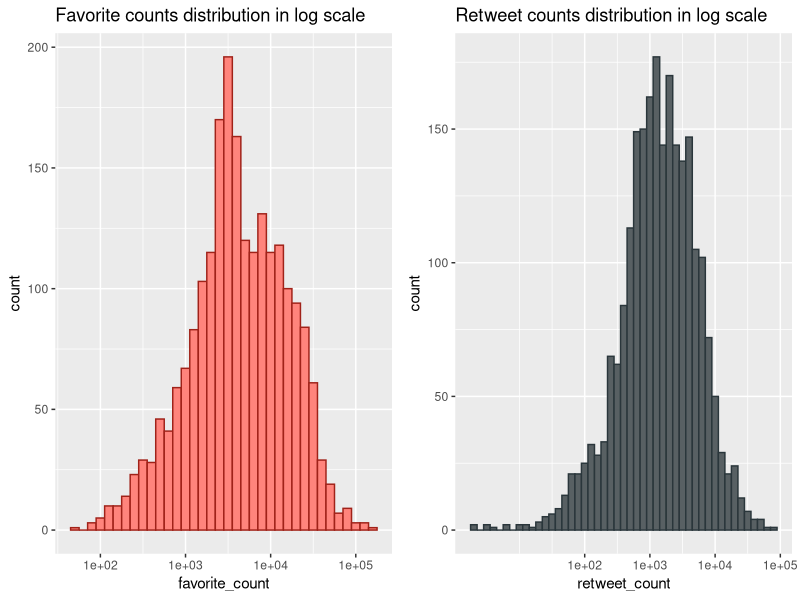
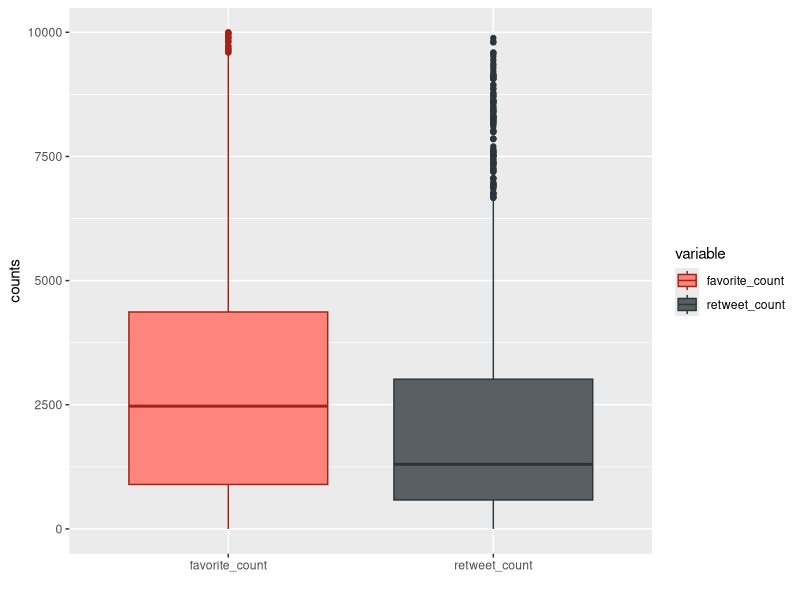
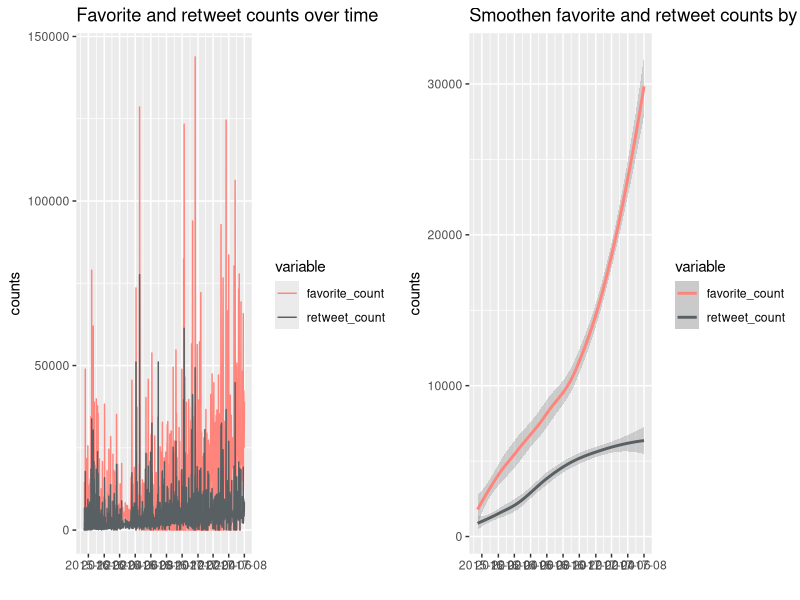
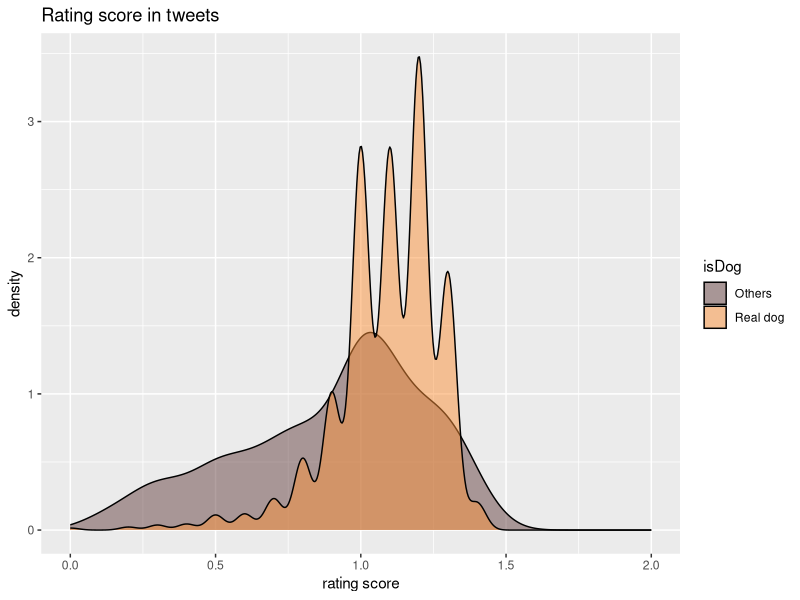
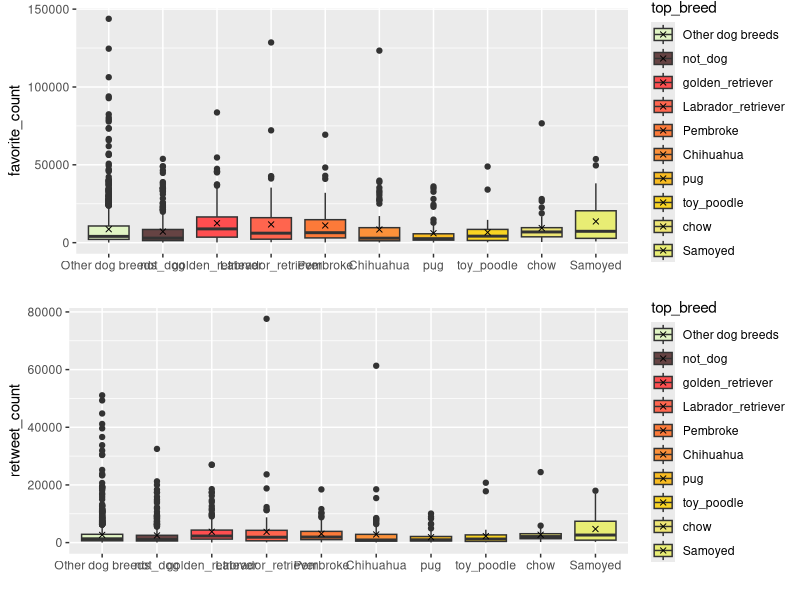

Recreate these plots in R, in order.
## ---- chunk 1
knitr::opts_chunk$set(echo = TRUE)
setwd('/Users/Rebecca/Documents/Study/Udacity_DAND/projects/project_3/tweet_data_wrangling')
library(ggplot2)
library(gridExtra)
library(dplyr)
library(reshape2)
library(GGally)
library(RColorBrewer)
## ---- chunk 2
tweet_df <- read.csv('twitter_archive_master.csv')
dog_df <- read.csv('dog_inforamtion_master.csv')
## ---- chunk 3
# select favorite_count and retweet_count and transform 'timestamp' to datetime type 
audience_size = tweet_df[c('timestamp', 'favorite_count', 'retweet_count')]
audience_size$timestamp = as.Date(strptime(as.character(audience_size$timestamp), format = '%Y-%m-%d %H:%M:%S'))
audience_size_long = melt(audience_size, id = 'timestamp')
popular_dog = merge(tweet_df[c('tweet_id', 'favorite_count', 'retweet_count')], dog_df[c('tweet_id', 'top_breed')], by = 'tweet_id')
popular_dog$top_breed = factor(popular_dog$top_breed, levels = c("Other dog breeds", "not_dog", "golden_retriever", "Labrador_retriever", "Pembroke", "Chihuahua", "pug", "toy_poodle" , 'chow', "Samoyed"))
## ---- chunk 4
p1 <- ggplot(aes(x = favorite_count), data = audience_size) +
  geom_histogram(fill = '#FF847C', color = '#a02219', binwidth = 0.1) +
  scale_x_log10(breaks = c(100,1000,10000,100000)) +
  ggtitle('Favorite counts distribution in log scale')
p2 <- ggplot(aes(x = retweet_count), data = tweet_df) +
  geom_histogram(fill = '#586063', color = '#2A363B', binwidth = 0.1) +
  scale_x_log10(breaks = c(100,1000,10000,100000)) +
  ggtitle('Retweet counts distribution in log scale') 
grid.arrange(p1, p2, ncol = 2)
## ---- chunk 5
cleaned_audience_size_long = subset(audience_size_long, audience_size_long$value < 10000)
ggplot(aes(x = variable, y = value, fill = variable, color = variable), data = cleaned_audience_size_long) +
  geom_boxplot() +
  scale_fill_manual(values = c('#FF847C', '#586063')) +
  scale_color_manual(values = c('#a02219', '#2A363B'))+
  xlab('') +
  ylab('counts')

## ---- chunk 6
summary(audience_size)
## ---- chunk 7
p1 <- ggplot(aes(x = timestamp, y = value, color = variable), data = audience_size_long) +
  geom_line() +
  scale_color_manual(values = c('#FF847C', '#586063')) +
  scale_x_date(date_breaks = '2 month', date_labels = '%Y-%m') + 
  ggtitle('Favorite and retweet counts over time') +
  xlab('') +
  ylab('counts')
p2 <- ggplot(aes(x = timestamp, y = value, color = variable), data = audience_size_long) +
  geom_smooth(method = 'loess') +
  scale_color_manual(values = c('#FF847C', '#586063')) +
  scale_x_date(date_breaks = '2 month', date_labels = '%Y-%m') + 
  ggtitle('Smoothen favorite and retweet counts by LOESS') +
  xlab('') +
  ylab('counts')
grid.arrange(p1, p2, ncol = 2)
## ---- chunk 8
ggplot(aes(x = rating_value, fill = isDog), data = dog_df) +
    geom_density(alpha = 0.5, color = 'black') +
    xlim(0,2) + 
    scale_fill_manual(values = c('#664343','#FC913A')) +
    ggtitle('Rating score in tweets') +
    xlab('rating score')
## ---- chunk 9
p1 <- ggplot(aes(x = top_breed, y = favorite_count, fill = top_breed), data = popular_dog) +
  geom_boxplot() +
  stat_summary(geom = 'point', shape = 4, fun.y = mean) + 
  scale_fill_manual(values = c('#E1F5C4', '#664343', '#FF4E50', '#ff654e', '#fc7a39', '#FC913A', '#f9bc22', '#f9d423',
          '#EDE574', '#e8ed74')) +
  xlab('')
p2 <- ggplot(aes(x = top_breed, y = retweet_count, fill = top_breed), data = popular_dog) +
  geom_boxplot() +
  stat_summary(geom = 'point', shape = 4, fun.y = mean) +
  scale_fill_manual(values = c('#E1F5C4', '#664343', '#FF4E50', '#ff654e', '#fc7a39', '#FC913A', '#f9bc22', '#f9d423',
          '#EDE574', '#e8ed74')) +
  xlab('')
grid.arrange(p1, p2, ncol = 1)
## ---- chunk 10
mean_popular_dog <- popular_dog %>%
  group_by(top_breed) %>%
  summarise(favorite_mean = mean(favorite_count), retweet_mean = mean(retweet_count)) %>%
  arrange(top_breed)
mean_popular_dog
